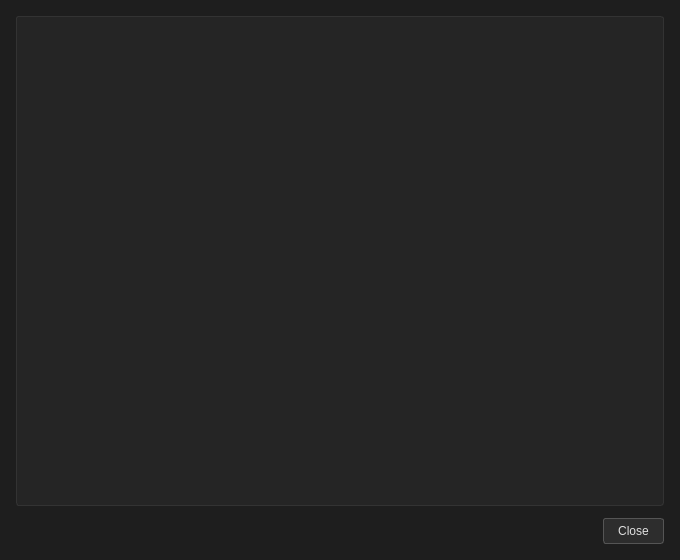
<?xml version="1.0" encoding="UTF-8"?>
<ui version="4.0">
 <class>LicenceDialog</class>
 <widget class="QDialog" name="LicenceDialog">
  <property name="geometry">
   <rect>
    <x>0</x>
    <y>0</y>
    <width>680</width>
    <height>560</height>
   </rect>
  </property>
  <property name="windowTitle">
   <string>Licence</string>
  </property>
  <property name="styleSheet">
   <string notr="true">
QDialog {
    background-color: #1e1e1e;
    color: #e0e0e0;
}
QTextBrowser {
    background-color: #252525;
    color: #e0e0e0;
    border: 1px solid #333333;
    border-radius: 3px;
    font-size: 12px;
}
QPushButton {
    background-color: #2d2d2d;
    color: #e0e0e0;
    border: 1px solid #555555;
    border-radius: 3px;
    padding: 5px 14px;
    font-size: 12px;
}
QPushButton:hover {
    background-color: #3d3d3d;
    border-color: #777777;
}
   </string>
  </property>
  <layout class="QVBoxLayout" name="verticalLayoutMain">
   <property name="spacing">
    <number>12</number>
   </property>
   <property name="leftMargin">
    <number>16</number>
   </property>
   <property name="topMargin">
    <number>16</number>
   </property>
   <property name="rightMargin">
    <number>16</number>
   </property>
   <property name="bottomMargin">
    <number>16</number>
   </property>
   <item>
    <widget class="QTextBrowser" name="textLicence">
     <property name="readOnly">
      <bool>true</bool>
     </property>
    </widget>
   </item>
   <item>
    <widget class="QDialogButtonBox" name="buttonBox">
     <property name="standardButtons">
      <set>QDialogButtonBox::StandardButton::Close</set>
     </property>
    </widget>
   </item>
  </layout>
 </widget>
 <resources/>
 <connections>
  <connection>
   <sender>buttonBox</sender>
   <signal>rejected()</signal>
   <receiver>LicenceDialog</receiver>
   <slot>reject()</slot>
   <hints>
    <hint type="sourcelabel">
     <x>340</x>
     <y>540</y>
    </hint>
    <hint type="destinationlabel">
     <x>340</x>
     <y>280</y>
    </hint>
   </hints>
  </connection>
  <connection>
   <sender>buttonBox</sender>
   <signal>accepted()</signal>
   <receiver>LicenceDialog</receiver>
   <slot>accept()</slot>
   <hints>
    <hint type="sourcelabel">
     <x>340</x>
     <y>540</y>
    </hint>
    <hint type="destinationlabel">
     <x>340</x>
     <y>280</y>
    </hint>
   </hints>
  </connection>
 </connections>
</ui>
